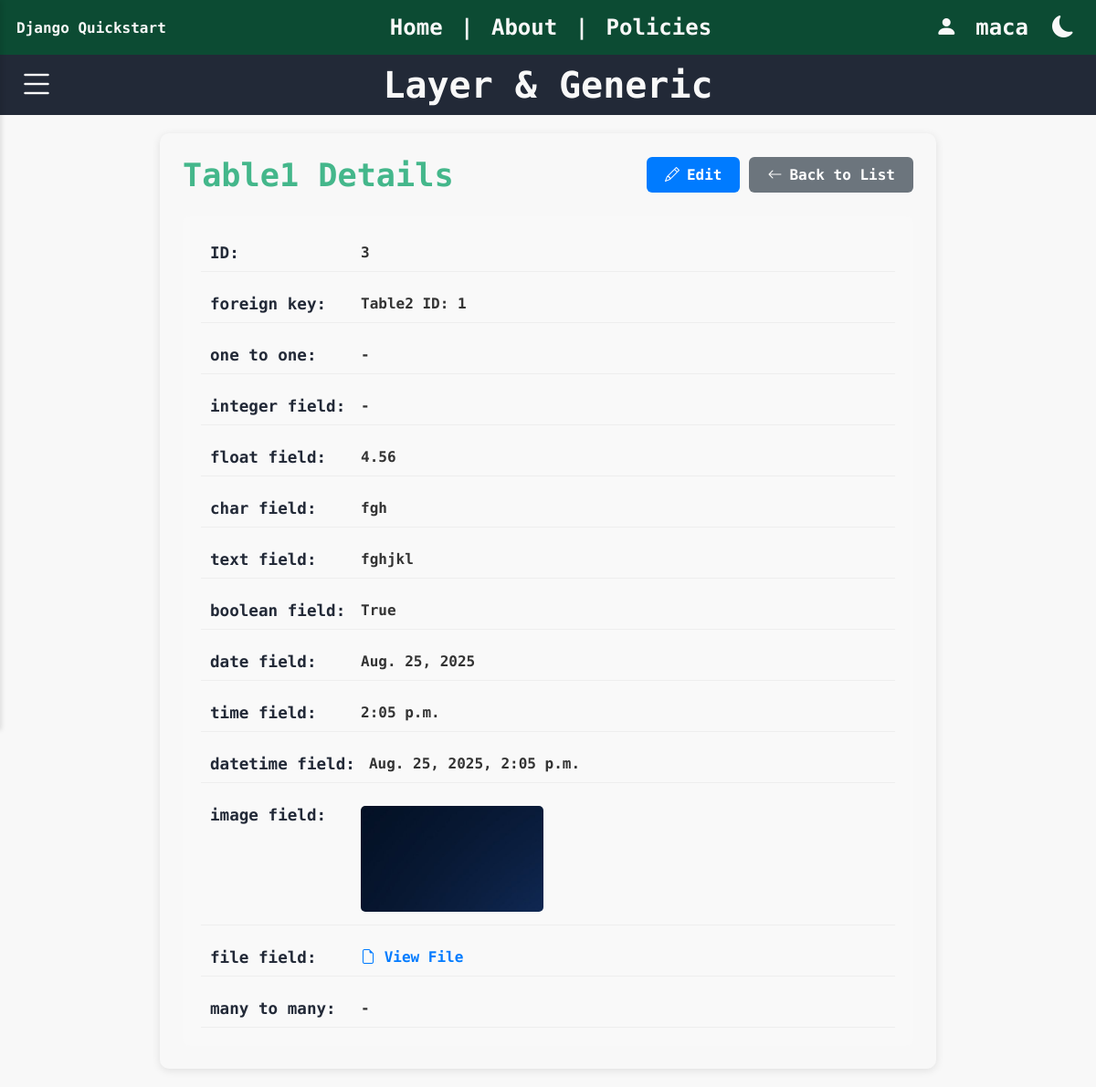
The app's page /layer_and_generic/3/ (signed in) with its own data.
### rest/models.py (models this page shows, shortened)
class Table1(models.Model):
    foreign_key = models.ForeignKey(Table2, on_delete=models.CASCADE, related_name='table1_foreign', null=True, blank=True)
    one_to_one = models.OneToOneField(Table2, on_delete=models.CASCADE, related_name='table1_one', null=True, blank=True)
    many_to_many = models.ManyToManyField(Table3, related_name='table1_many', blank=True)
    integer_field = models.IntegerField(null=True, blank=True)      # Integer value (optional)
    float_field = models.FloatField(null=True, blank=True)          # Floating point number
    char_field = models.CharField(max_length=15)                    # Short text with max length
    text_field= models.TextField(blank=True)                        # Long text (optional)
    boolean_field = models.BooleanField(default=False)              # True or False
    date_field = models.DateField(null=True, blank=True)           # Date only
    time_field = models.TimeField(null=True, blank=True)           # Time only
    datetime_field = models.DateTimeField(null=True, blank=True)   # Full date and time
    image_field = models.ImageField(upload_to='images/', null=True, blank=True)  # For image files
    file_field = models.FileField(upload_to='files/', null=True, blank=True)     # For general files

### layer_and_generic/views.py (the view)
# urls.py: path("<int:pk>/", Table1DetailView.as_view(), name="detail"),
class Table1DetailView(BaseTableDetailView):
    model = Table1
    service = Table1Service
    def get_url_names(self):
        return {
            "list_url": "list",
            "detail_url": "detail",
            "create_url": "create",
            "update_url": "update",
            "delete_url": "delete",
        }

### json_app/context_processors.py (called while the page is built)
def dark_mode_context(request):
    return {'dark_mode': request.session.get('dark_mode', False)}

### json_app/templatetags/dark_mode_tags.py (called while the page is built)
@register.inclusion_tag('json_app/_dark_mode_button.html', takes_context=True)
def dark_mode_button(context):
    return {
        'dark_mode': context.get('dark_mode', False)
    }

### layer_and_generic/repositories.py (called while the page is built)
    @classmethod
    def get_all(cls):
        return cls.model.objects.all()

    @classmethod
    def get_all(cls):
        return cls.model.objects.select_related(
            "foreign_key", "one_to_one"
        ).prefetch_related("many_to_many")

    @classmethod
    def get_by_id(cls, id):
        try:
            return (
                cls.model.objects.select_related("foreign_key", "one_to_one")
                .prefetch_related("many_to_many")
                .get(pk=id)
            )
        except cls.model.DoesNotExist:
            return None

### layer_and_generic/services.py (called while the page is built)
def get_dashboard_data():
    return {
        "table1_count": Table1Repository.get_all().count(),
        "table2_count": Table2Repository.get_all().count(),
        "table3_count": Table3Repository.get_all().count(),
    }

    @classmethod
    def get(cls, id):
        return cls.repository.get_by_id(id)

    @classmethod
    def detail(cls, id):
        return cls.get(id)

### layer_and_generic/views.py (called while the page is built)
    def get_context_data(self, **kwargs):
        context = super().get_context_data(**kwargs)
        context["table_name"] = self.get_table_name()
        context.update(self.get_url_names())
        dashboard_data = get_dashboard_data()
        context["total_table1"] = dashboard_data["table1_count"]
        context["total_table2"] = dashboard_data["table2_count"]
        context["total_table3"] = dashboard_data["table3_count"]
        return context

    def get_table_name(self):
        return self.model.__name__

    def get_object(self, queryset=None):
        obj = self.service.detail(self.kwargs["pk"])
        if not obj:
            raise Http404(f"{self.get_table_name()} not found")
        return obj

    def get_context_data(self, **kwargs):
        context = super().get_context_data(**kwargs)
        context["fields"] = self.service.get_field_data(self.object)
        return context

### rest/models.py (called while the page is built)
    def __str__(self):
        return f"Table2 ID: {self.id}"

### layer_and_generic/templates/Generic_templates/detail.html (shortened to what this page needs)
{% extends 'LAG/base.html' %}
{% block body %}
<div class="detail-content">
    <div class="detail-header">
        <div class="detail-title-section">
            <span class="detail-title">{{ table_name }} Details</span>
            <div class="detail-actions">
                <a href="{% url update_url object.id %}" class="action-button edit-button">
                    <i class="bi bi-pencil"></i> Edit
                </a>
                <a href="{% url list_url %}" class="action-button back-button">
                    <i class="bi bi-arrow-left"></i> Back to List
                </a>
            </div>
        </div>
    </div>
    <div class="detail-info">
        <div class="field-list">
            <div class="field-row">
                <span class="field-label">ID:</span>
                <span class="field-value">{{ object.id }}</span>
            </div>
            {% for field in fields %}
                <div class="field-row">
                    <span class="field-label">{{ field.name }}:</span>
                    <span class="field-value">
                        {% with value=field.value|stringformat:'s' %}
                            {% if 'media' in value %}
                                {% if '.jpg' in value|lower or '.jpeg' in value|lower or '.png' in value|lower or '.gif' in value|lower or '.webp' in value|lower %}
                                    <img src="{{ field.value }}" alt="{{ field.name }}" class="detail-image">
                                {% else %}
                                    <a href="{{ field.value }}" target="_blank" class="file-link">
                                        <i class="bi bi-file-earmark"></i> View File
                                    </a>
                                {% endif %}
                            {% else %}
                                {{ field.value|default:"-" }}
                            {% endif %}
                        {% endwith %}
                    </span>
                </div>
            {% endfor %}
        </div>
    </div>
</div>
{% endblock %}

### layer_and_generic/templates/LAG/base.html (shortened to what this page needs)
{% load static %}
{% load dark_mode_tags %}
<!DOCTYPE html>
<html lang="en"{% if dark_mode %} data-theme="dark"{% endif %}>
    <head>
        <link rel="stylesheet" href="https://cdn.jsdelivr.net/npm/bootstrap-icons@1.13.1/font/bootstrap-icons.min.css">
        <link rel="stylesheet" href="{% static 'css/sidebar.css' %}">
        <link rel="stylesheet" href="{% static 'css/style.css' %}">
        <link rel="stylesheet" href="{% static 'css/dark_mode.css' %}">
    </head>
    <body>
        {% if user.is_authenticated %}
            <nav class="navbar">
                <div class="navbar-left">Django Quickstart</div>
                <div class="navbar-center">
                    <a href="{% url 'home_layer_and_generic' %}">Home</a> |
                    <a href="/pages/about/">About</a> |
                    <a href="/pages/policies/">Policies</a>
                </div>
                <div class="navbar-right">
                    <i class="bi bi-person-fill"></i>
                    <div class="user-dropdown">
                        <span>{{ user.username }}</span>
                    </div>
                    <span>{% dark_mode_button %}</span>
                </div>
            </nav>
            <div class="lag_app_title">
                <div class="sidebar-toggle">
                    <i class="bi bi-list"></i>
                </div>
                <span>Layer & Generic</span>
            </div>
        {% endif %}
        <div class="content-wrapper">
            {% block body %}{% endblock %}
        </div>
    </body>
</html>

### static/css/sidebar.css (style rules this page uses)
.detail-content { background: var(--white-color); border-radius: 10px; padding: 25px; box-shadow: 0 2px 10px rgba(0, 0, 0, 0.1); max-width: 800px; margin: 20px auto; }
.detail-header { margin-bottom: 25px; }
.detail-title-section { display: flex; justify-content: space-between; align-items: center; flex-wrap: wrap; gap: 15px; }
.detail-title { font-size: 2.2em; color: var(--green-body); font-weight: bold; }
.detail-actions { display: flex; gap: 10px; }
.detail-info { background: #f9f9f9; padding: 20px; border-radius: 8px; }
.field-list { display: flex; flex-direction: column; gap: 15px; }
.field-row { display: flex; align-items: flex-start; gap: 15px; padding: 10px; border-bottom: 1px solid #eee; }
.field-label { font-weight: 600; color: var(--dark-color); min-width: 150px; font-size: 1.1em; }
.field-value { flex: 1; color: #333; word-break: break-word; }
.detail-image { max-width: 200px; max-height: 200px; border-radius: 5px; }
.file-link { color: #007bff; text-decoration: none; }
.field-label { font-weight: 600; color: var(--dark-color); font-size: 1.1em; }

### static/css/style.css (style rules this page uses)
:root { --dark-color: #181D27; --white-color: #F8F8F8; --green-body: #44B78B; --padding: 10px; --font-: 'Jersey 10', sans-serif; --font-small: "Kode Mono", monospace; }
body { font-family: var(--font-small); margin: 0px; font-weight: bolder; }
.navbar { display: flex; align-items: center; justify-content: space-between; padding: 0.5% 1.5%; }
.navbar-left { font-weight: bolder; font-size: 1em; }
.navbar-center { font-size: 1.5em; flex: 1; text-align: center; }
.navbar-center a { text-decoration: none; margin: 0 5px; }
.navbar-right { display: flex; font-size: 1.5em; align-items: center; gap: 10px; }
.user-dropdown { position: relative; display: inline-block; color: var(--white-color); padding: 10px; cursor: pointer; }
.lag_app_title { font-size: 2.5em; background-color: var(--dark-color); color: var(--white-color); padding: 10px; display: flex; align-items: center; justify-content: center; position: relative; }
.lag_app_title .sidebar-toggle { position: absolute; left: 20px; font-size: 1em; display: flex; align-items: center; cursor: pointer; transition: transform 0.3s ease; }
.lag_app_title span { flex: 1; text-align: center; }

### static/css/dark_mode.css (style rules this page uses)
:root { --back-color: #F8F8F8; --text-color: #181D27; --dark-color: #222937; --green-dark: #0C4B33; --grey: #3a3a3a; }
body { background-color: var(--back-color); transition: background-color 0.3s ease, color 0.3s ease; }
.navbar, .nav-bar { color: #F8F8F8; background-color: var(--green-dark); }
.navbar a { color: #F8F8F8; }

### layer_and_generic/templates/Generic_templates/detail.html (style rules this page uses)
.detail-content { background: var(--white-color); border-radius: 10px; padding: 25px; box-shadow: 0 2px 10px rgba(0, 0, 0, 0.1); max-width: 800px; margin: 20px auto; }
.detail-header { margin-bottom: 25px; }
.detail-title-section { display: flex; justify-content: space-between; align-items: center; flex-wrap: wrap; gap: 15px; }
.detail-title { font-size: 2.2em; color: var(--green-body); font-weight: bold; }
.detail-actions { display: flex; gap: 10px; }
.action-button { padding: 10px 20px; border: none; border-radius: 6px; text-decoration: none; font-weight: 600; transition: all 0.3s ease; display: inline-flex; align-items: center; gap: 8px; }
.edit-button { background-color: #007bff; color: white; }
.back-button { background-color: #6c757d; color: white; }
.detail-info { background: #f9f9f9; padding: 20px; border-radius: 8px; }
.field-list { display: flex; flex-direction: column; gap: 15px; }
.field-row { display: flex; align-items: flex-start; gap: 15px; padding: 10px; border-bottom: 1px solid #eee; }
.field-label { font-weight: 600; color: var(--dark-color); min-width: 150px; font-size: 1.1em; }
.field-value { flex: 1; color: #333; word-break: break-word; }
.detail-image { max-width: 200px; max-height: 200px; border-radius: 5px; }
.file-link { color: #007bff; text-decoration: none; }

### records on screen
Table1: id "3", value "4.56" "fgh" "fghjkl" "Aug. 25, 2025" "2:05 p.m." "Aug. 25, 2025, 2:05 p.m."

### other values on screen
{{ user.username }} "maca"
{{ table_name }} "Table1"
{{ field.name }} "foreign key" "one to one" "integer field" "float field" "char field" "text field" "boolean field" "date field" "time field" "datetime field" "image field" "file field" "many to many"
{{ field.value|default:"-" }} "Table2 ID: 1" "-" "-" "True" "-"
